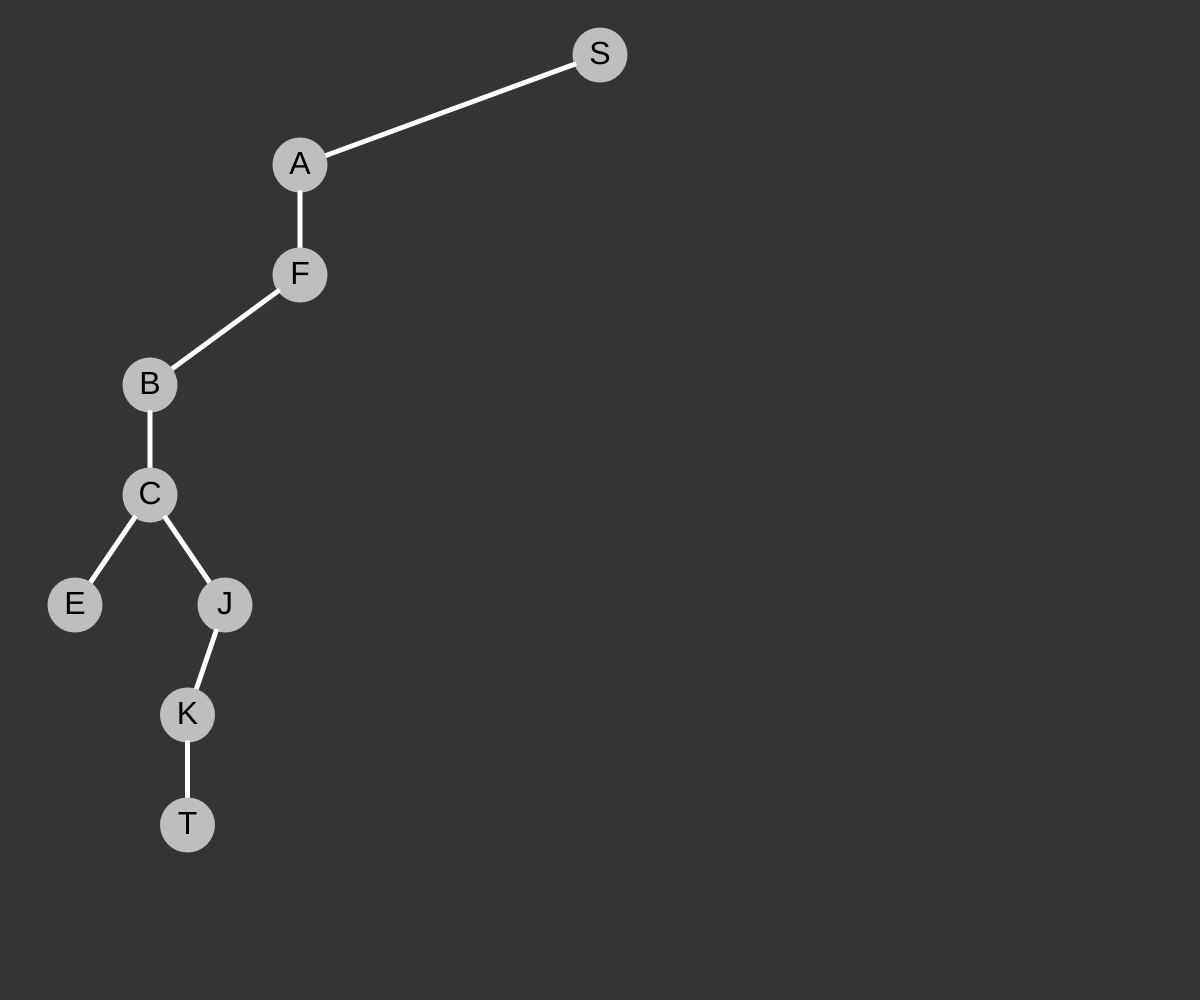
Frame 1 (no input)
Frame 60 (no input): identical to frame 1, image omitted
Frame 120 (the mouse pressed at the canvas centre since frame 60): identical to frame 1, image omitted

The p5.js sketch that drew this single still picture (run headless with seeded random() and noise() and a simulated clock; from frame 60 on, the mouse is pressed at the canvas centre):

// p5.js sketch
// ── sketch.js
let graph = [];

let n = 27;
let nodeRadius = 55;
let edges = [['s','a'],
						['s','b'],
						['a','f'],
						['b','f'],
						['c','e'],
						['c','j'],
						['b','c'],
						['f','h'],
						['d','h'],
						['j','k'],
						['j','l'],
						['k','t'],
						['l','t']];

function setup() {
	createCanvas(windowWidth, windowHeight);
	background(52);
	for(let i=0;i<n;i++)
	{
		graph.push([]);
	}
	for(let i=0;i<edges.length;i++)
	{
		let a = edges[i][0].charCodeAt(0)-97;
		let b	= edges[i][1].charCodeAt(0)-97;

		graph[a].push(b);
		graph[b].push(a);
	}
	dfs('s'.charCodeAt(0)-97,[],nodeRadius,0,windowWidth,null,null);
}
function renderNode(name,x,y)
{
 	fill(190);
	noStroke();
	ellipse(x, y, nodeRadius, nodeRadius);
	textSize(32);
	textAlign(CENTER,CENTER);
	fill(0);
	text(name,x,y)
}
function renderLine(x1,y1,x2,y2) {

	strokeWeight(5);
	stroke(255);
	let d = sqrt((x1-x2)*(x1-x2)+(y1-y2)*(y1-y2));
	let vx = (x1-x2)/d;
	let vy = (y1-y2)/d;
	d= d-nodeRadius/2;
	line(x1,y1,x1-vx*d,y1-vy*d);
}
let target = 't'.charCodeAt(0)-97;
function dfs(node,path,y,xMin,xMax,perX,perY)
{
	let valid = [];
	if(perX!= null && perY != null)
		renderLine(xMin+(xMax-xMin)/2,y,perX,perY);
	renderNode(String.fromCharCode(node+65),xMin+(xMax-xMin)/2,y);
	if(node == target)
		return true;
	for(let i=0;i<graph[node].length;i++)
	{

		let newNode = graph[node][i];
		if(!path.includes(newNode))
			valid.push(newNode);
	}

	sort(valid);
	path.push(node);
	let subTreeWidth = (xMax-xMin)/valid.length;
	for(let i=0;i<valid.length;i++)
	{
		let ret  = dfs(valid[i],path.slice(),y+nodeRadius*2,xMin+subTreeWidth*i,xMin+subTreeWidth*(i+1),xMin+(xMax-xMin)/2,y);
		if(ret)
			return true;
	}
	return false;
}

function draw() {
	//background(52);
}
